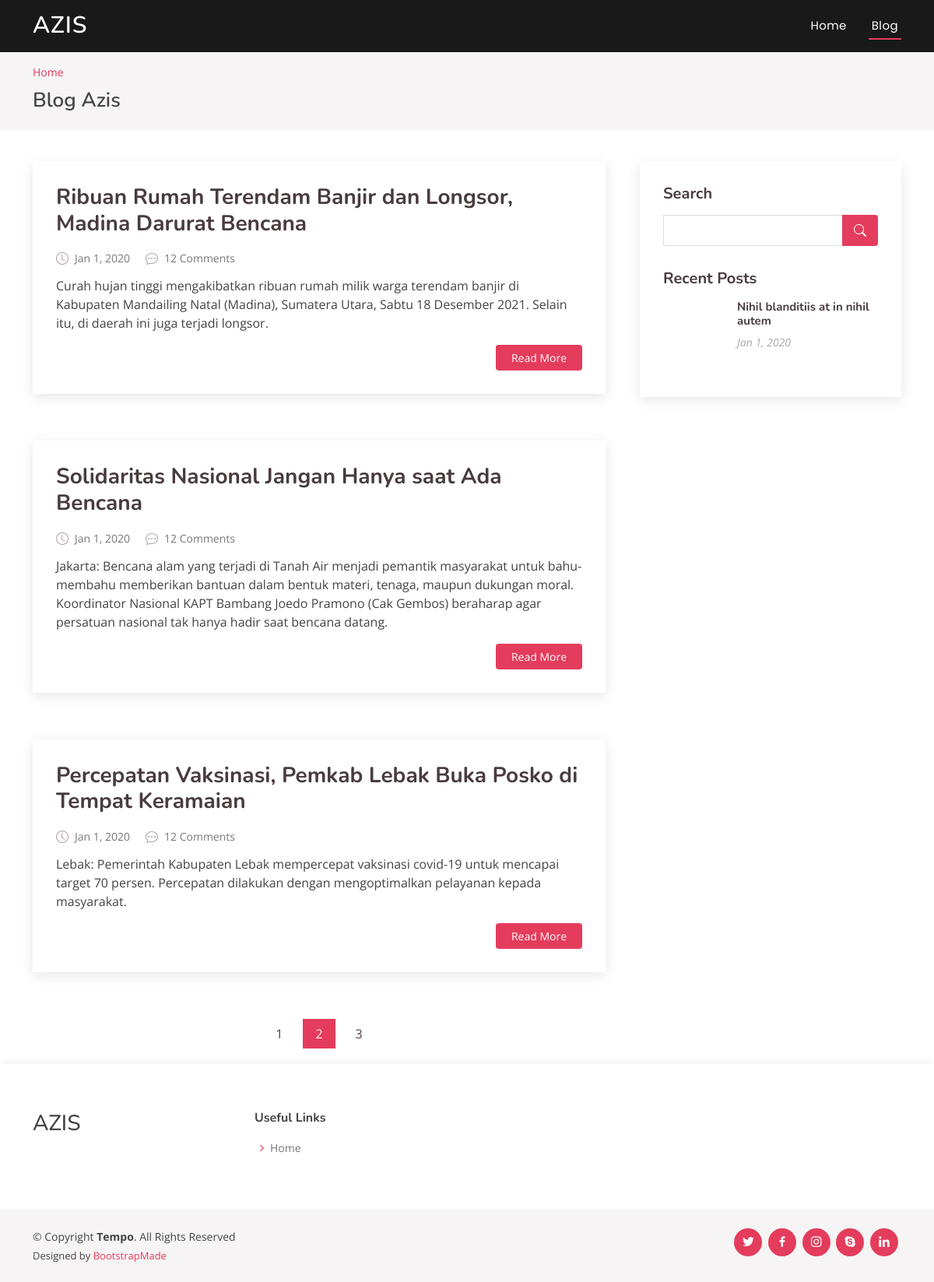
The page / on the database its author committed.
### src/models.py (models this page shows, shortened)
class Post(models.Model):
    title           = models.CharField(max_length=225)
    content         = models.TextField()
    short_content   = models.TextField()
    created_at      = models.DateTimeField(auto_now_add=True)
    updated_at      = models.DateTimeField(auto_now=True)
    class Meta:
        db_table = 'src_post'
        verbose_name = 'Post'
        verbose_name_plural = 'Posts'

### src/views.py (the view)
# urls.py: 2. Add a URL to urlpatterns:  path('', views.home, name='home')
def home(request):
    return render(request, 'blog/index.html', {
        'title' : 'Blog Azis',
        'content' : models.Post.objects.all()
    })

### src/templates/blog/index.html
{% extends 'site/index.html' %}
{% block content %}
<main id="main">
    <section id="breadcrumbs" class="breadcrumbs">
        <div class="container">
            <ol>
                <li><a href="{% url 'src-home' %}">Home</a></li>
            </ol>
            <h2>Blog Azis</h2>
        </div>
    </section>
    <section id="blog" class="blog">
        <div class="container" data-aos="fade-up">
            <div class="row">
                <div class="col-lg-8 entries">
                    {% for post in content %}
                    <article class="entry">
                        <h2 class="entry-title">
                            <a href="{{ post.id }}">{{post.title}}</a>
                        </h2>
                        <div class="entry-meta">
                            <ul>
                                <li class="d-flex align-items-center"><i class="bi bi-clock"></i> <a
                                        href="blog-single.html"><time datetime="2020-01-01">Jan 1, 2020</time></a></li>
                                <li class="d-flex align-items-center"><i class="bi bi-chat-dots"></i> <a
                                        href="blog-single.html">12 Comments</a></li>
                            </ul>
                        </div>
                        <div class="entry-content">
                            <p>
                                {{ post.short_content |safe }}
                            </p>
                            <div class="read-more">
                                <a href="{{post.id}}">Read More</a>
                            </div>
                        </div>
                    </article>
                    {% endfor %}
                    <div class="blog-pagination">
                        <ul class="justify-content-center">
                            <li><a href="#">1</a></li>
                            <li class="active"><a href="#">2</a></li>
                            <li><a href="#">3</a></li>
                        </ul>
                    </div>
                </div>
                <div class="col-lg-4">
                    <div class="sidebar">
                        <h3 class="sidebar-title">Search</h3>
                        <div class="sidebar-item search-form">
                            <form action="">
                                <input type="text">
                                <button type="submit"><i class="bi bi-search"></i></button>
                            </form>
                        </div>
                        <h3 class="sidebar-title">Recent Posts</h3>
                        <div class="sidebar-item recent-posts">
                            <div class="post-item clearfix">
                                <h4><a href="blog-single.html">Nihil blanditiis at in nihil autem</a></h4>
                                <time datetime="2020-01-01">Jan 1, 2020</time>
                            </div>
                        </div>
                    </div>
                </div>
            </div>
        </div>
    </section>
</main>
{% endblock content %}

### blog/templates/site/index.html (shortened to what this page needs)
{% load static %}
<!DOCTYPE html>
<html lang="en">
<head>
    <link href="{% static 'blog/vendor/bootstrap/css/bootstrap.min.css' %}" rel="stylesheet">
    <link href="{% static 'blog/vendor/bootstrap-icons/bootstrap-icons.css' %}" rel="stylesheet">
    <link href="{% static 'blog/vendor/boxicons/css/boxicons.min.css' %}" rel="stylesheet">
    <link href="{% static 'blog/vendor/glightbox/css/glightbox.min.css' %}" rel="stylesheet">
    <link href="{% static 'blog/vendor/remixicon/remixicon.css' %}" rel="stylesheet">
    <link href="{% static 'blog/vendor/swiper/swiper-bundle.min.css' %}" rel="stylesheet">
    <link href="{% static 'blog/css/style.css' %}" rel="stylesheet">
</head>
<body>
    <header id="header" class="fixed-top header-inner-pages">
        <div class="container d-flex align-items-center justify-content-between">
            <h1 class="logo"><a href="{% url 'src-home' %}">AZIS</a></h1>
            <nav id="navbar" class="navbar">
                <ul>
                    <li><a class="nav-link scrollto " href="{% url 'src-home' %}">Home</a></li>
                    <li><a class="active" href="{% url 'src-home' %}">Blog</a></li>
                </ul>
            </nav>
        </div>
    </header>
    {% block content %}{% endblock content %}
    <footer id="footer">
        <div class="footer-top">
            <div class="container">
                <div class="row">
                    <div class="col-lg-3 col-md-6 footer-contact">
                        <h3>AZIS</h3>
                    </div>
                    <div class="col-lg-2 col-md-6 footer-links">
                        <h4>Useful Links</h4>
                        <ul>
                            <li><i class="bx bx-chevron-right"></i> <a href="{% url 'src-home' %}">Home</a></li>
                        </ul>
                    </div>
                    <div class="col-lg-3 col-md-6 footer-links">
                    </div>
                    <div class="col-lg-4 col-md-6 footer-newsletter">
                    </div>
                </div>
            </div>
        </div>
        <div class="container d-md-flex py-4">
            <div class="me-md-auto text-center text-md-start">
                <div class="copyright">
                    &copy; Copyright <strong><span>Tempo</span></strong>. All Rights Reserved
                </div>
                <div class="credits">
                    Designed by <a href="https://bootstrapmade.com/">BootstrapMade</a>
                </div>
            </div>
            <div class="social-links text-center text-md-right pt-3 pt-md-0">
                <a href="#" class="twitter"><i class="bx bxl-twitter"></i></a>
                <a href="#" class="facebook"><i class="bx bxl-facebook"></i></a>
                <a href="#" class="instagram"><i class="bx bxl-instagram"></i></a>
                <a href="#" class="google-plus"><i class="bx bxl-skype"></i></a>
                <a href="#" class="linkedin"><i class="bx bxl-linkedin"></i></a>
            </div>
        </div>
    </footer>
</body>
</html>

### rows shown on the page
Post: title "Ribuan Rumah Terendam Banjir dan Longsor, Madina Darurat Bencana", short_content "Curah hujan tinggi mengakibatkan ribuan rumah milik warga terendam banjir di Kabupaten Mandailing Natal (Madina), Sumatera Utara, Sabtu 18 Desember 2021. Selain itu, di daerah ini juga terjadi longsor."
Post: title "Solidaritas Nasional Jangan Hanya saat Ada Bencana", short_content "Jakarta: Bencana alam yang terjadi di Tanah Air menjadi pemantik masyarakat untuk bahu-membahu memberikan bantuan dalam bentuk materi, tenaga, maupun dukungan moral. Koordinator Nasional KAPT Bambang Joedo Pramono (Cak Gembos) beraharap agar persatuan nasional tak hanya hadir saat bencana datang."
Post: title "Percepatan Vaksinasi, Pemkab Lebak Buka Posko di Tempat Keramaian", short_content "Lebak: Pemerintah Kabupaten Lebak mempercepat vaksinasi covid-19 untuk mencapai target 70 persen. Percepatan dilakukan dengan mengoptimalkan pelayanan kepada masyarakat."
